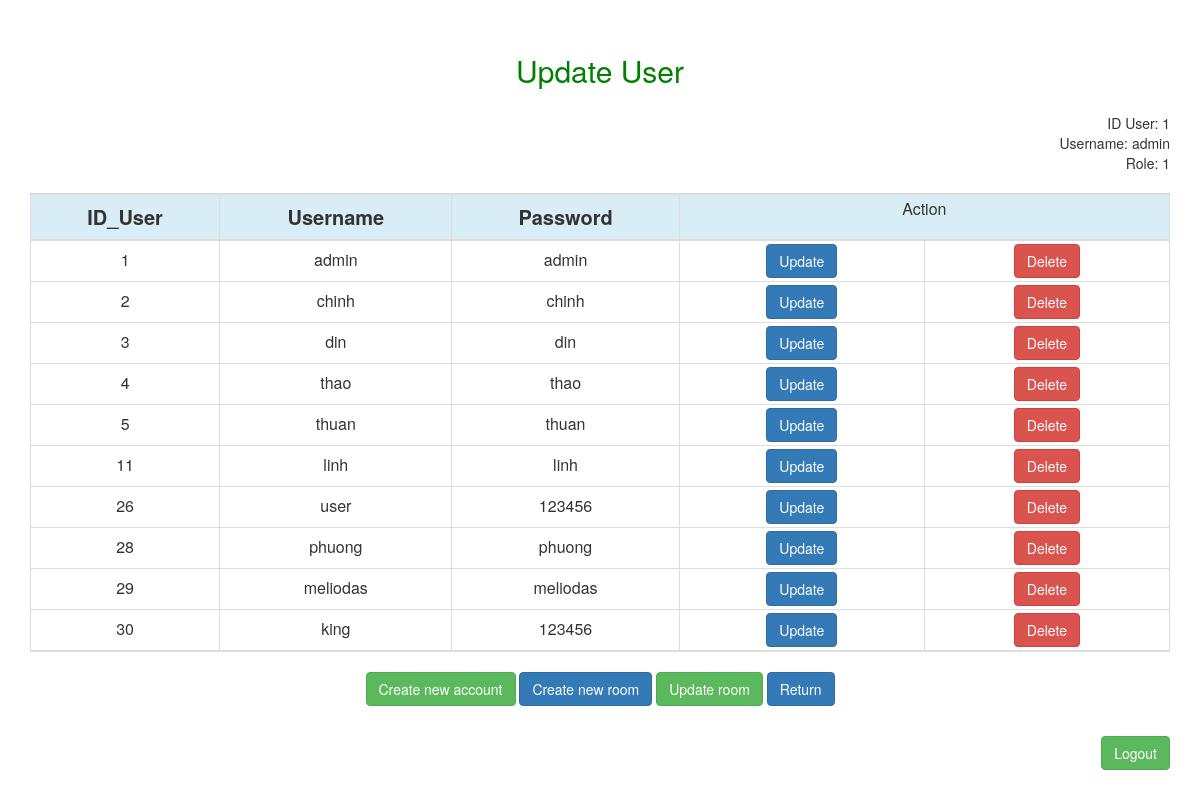
/index.php?c=updateAdmin (signed in), run on the app's committed database.
### tables this page shows
CREATE TABLE `users` (
  `id_user` int(5) NOT NULL,
  `user_name` varchar(30) NOT NULL,
  `password` varchar(30) NOT NULL,
  `role` int(2) NOT NULL
);

### admin/controller/UpdateAdmin_Controller.php (called while the page is built, shortened)
<?php if ( ! defined('PATH_SYSTEM')) die ('Bad requested!');
class UpdateAdmin_Controller extends Controller {
    public function indexAction() {
        if (isset($_SESSION['admin'])) {
            $update = new Update();
            $tblName = "users";
            $users = $update->selectBySQL($tblName, "1");
            $user = $update->selectUser("users",$_SESSION['admin']);
            $this->view->load('updateAdmin', ["users"=>$users,
                                                    'user' => $user]);
            $this->view->show();
        }
        else
            header('location:index.php?c=login');
    }
}
?>

### index.php (called while the page is built, shortened)
<?php
load();
?>

### admin/view/updateAdmin.php (the view, shortened to what this page needs)
<!DOCTYPE>
<html>
<head>
    <link rel="stylesheet" href="bootstrap/css/bootstrap.min.css" />
</head>
<body>
<div class="container" style="margin: 0 auto;margin-top: 50px">
    <div style="text-align: center;font-size: 30px;margin-bottom: 20px;color: green">Update User</div>
    <?php
    while ($data = mysqli_fetch_array($user)) {
        echo '
                    <div style="text-align: right;">ID User: '.$data['id_user'].'</div>
                    <div style="text-align: right;">Username: '.$data['user_name'].'</div>
			        <div style="text-align: right;">Role: '.$data['role'].'</div>
					';
    }
    ?>
    <table  class="container table table-hover table-bordered" style="margin-top: 20px;text-align: center;">
        <tbody>
        <tr class="info">
            <td style="font-size: 20px;font-weight: bold;">ID_User</td>
            <td style="font-size: 20px;font-weight: bold;">Username</td>
            <td style="font-size: 20px;font-weight: bold;">Password</td>
            <td style="padding: 3px 1px; width: 120px;text-align: center;" colspan="2">Action</td>
        </tr>
        </tbody>
        <?php
        while ($data = mysqli_fetch_array($users)) {
            echo '<tr>
					<td width="50px" >'.$data["id_user"].'</td>
					<td width="100px">'.$data["user_name"].'</td>
					<td width="100px">'.$data["password"].'</td>
					<td style="padding: 3px 1px; width: 120px;text-align: center;"><a href=\'index.php?c=updateUser&id='.$data["id_user"].'\' class="btn btn-primary">Update</a></td>
					<td style="padding: 3px 1px; width: 120px;text-align: center;"><a class=\'delete btn btn-danger\'  data-confirm=\'Are you sure want to delete?\' href="index.php?c=deleteAdmin&&id='.$data["id_user"].'">Delete</a></td>
					</tr>';
        }
        ?>
    </table>
    <center><a href='index.php?c=createUser' class="btn btn-success">Create new account</a>
        <a href='index.php?c=createRoom' class="btn btn-primary">Create new room</a>
        <a href='index.php?c=updateRoom' class="btn btn-success">Update room</a>
        <a href='index.php?c=viewAdmin' class="btn btn-primary">Return</a></center>
    <div style="height: 30px;"></div>
    <div style="float: right">
        <a href='index.php?c=logout' class="btn btn-success">Logout</a>
    </div>
    <div style="height: 50px;"></div>
</div>
</body>
</html>

### data on the page
users: id_user "1", user_name "admin", role "1", password "admin"
users: id_user "2", user_name "chinh", password "chinh"
users: id_user "3", user_name "din", password "din"
users: id_user "4", user_name "thao", password "thao"
users: id_user "5", user_name "thuan", password "thuan"
users: id_user "11", user_name "linh", password "linh"
users: id_user "26", user_name "user", password "123456"
users: id_user "28", user_name "phuong", password "phuong"
users: id_user "29", user_name "meliodas", password "meliodas"
users: id_user "30", user_name "king", password "123456"
